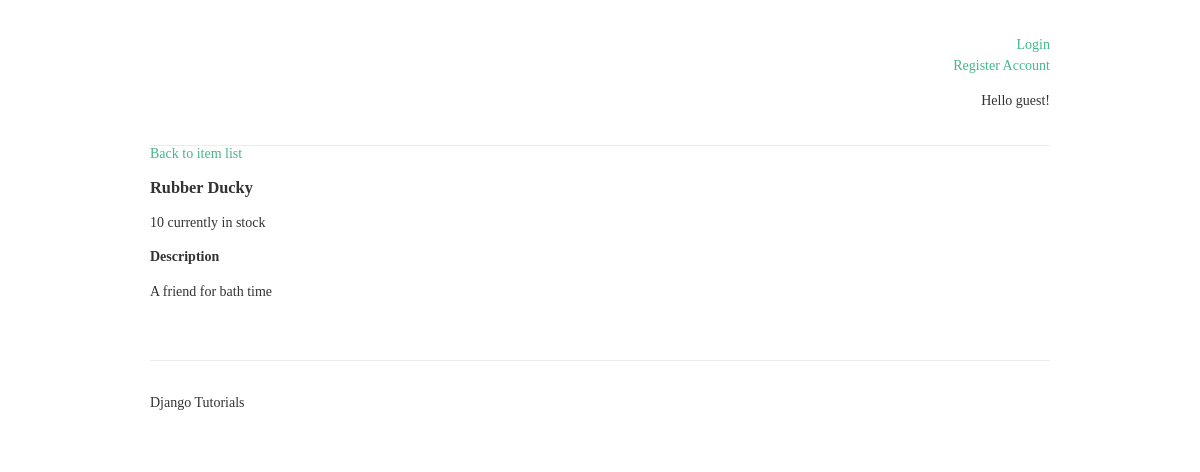
The app's page /inventory/item/1/ with its own data.
### inventory/models.py (models this page shows)
class Item(models.Model):
    title       = models.CharField(max_length=200)
    description = models.TextField()
    amount      = models.IntegerField()

### inventory/views.py (the view)
# urls.py: url(r'^item/(?P<id>\d+)/', views.item_detail, name='item_detail'),
def item_detail(request, id):
    try:
        item = Item.objects.get(id=id)
    except Item.DoesNotExist:
        raise Http404('This item does not exist')
    return render(request, 'inventory/item_detail.html', {
        'item': item,
        })

### templates/inventory/item_detail.html
{% extends 'base.html' %}
{% block content %}
  <a href="{% url 'inventory-index' %}">Back to item list</a>
  <h3>{{ item.title|capfirst }}</h3>
  <p>{{ item.amount }} currently in stock</p>
  <h4>Description</h4>
  <p>{{ item.description }}</p>
{% endblock %}

### static/css/style.css (style rules this page uses)
body { font-family: 'Merriweather', serif; color: #333; font-size: 14px; }
h1, h2, h3, h4, h5, h6 { font-family: 'Roboto Slab', serif; }
a { color: #44B78B; text-decoration: none; }

### records on screen
Item: title "Rubber Ducky", amount "10", description "A friend for bath time"
